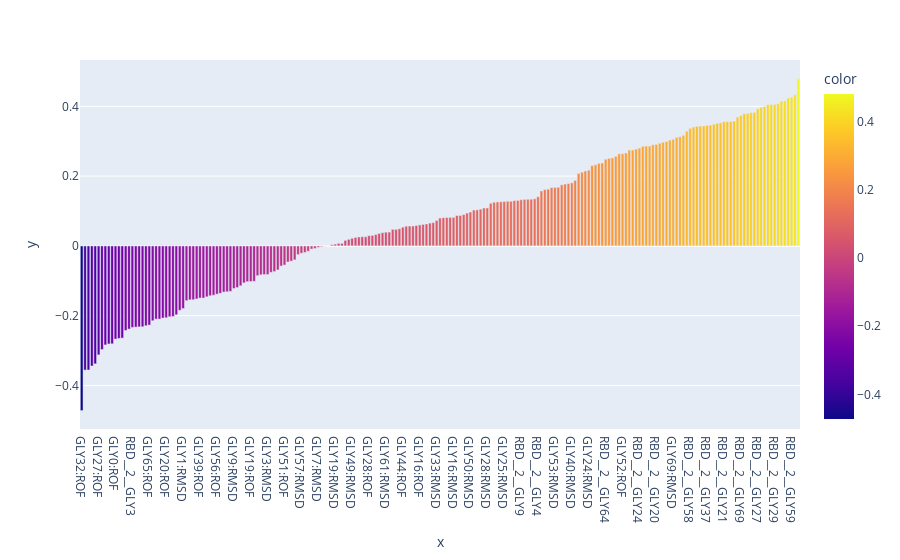

The notebook cell this image was saved under:
### Code cell
sgd_clf.fit(train_X_prepared,train_labels)
y_test_pred = sgd_clf.predict(test_X_prepared)
print(f' Test precison : {precision_score(test_labels, y_test_pred)}, Test recall {recall_score(test_labels, y_test_pred)}')
px.bar(x=train_X.columns.to_list(),y=sgd_clf.coef_[0],color=sgd_clf.coef_[0]).update_xaxes(categoryorder='total ascending')

### Figure 1 — Plotly figure (JSON) as saved in the notebook; plotly's stock layout.template omitted (floating-point values rounded to 4 significant figures; data arrays with more than 128 entries replaced by an {"elided": "..."} marker saying what was removed)
{"data": [{"alignmentgroup": "True", "hovertemplate": "x=%{x}<br>y=%{y}<br>color=%{marker.color}<extra></extra>", "legendgroup": "", "marker": {"color": {"elided": "213 float values"}, "coloraxis": "coloraxis", "pattern": {"shape": ""}}, "name": "", "offsetgroup": "", "orientation": "v", "showlegend": false, "textposition": "auto", "type": "bar", "x": {"elided": "213 str values"}, "xaxis": "x", "y": {"elided": "213 float values"}, "yaxis": "y"}], "layout": {"barmode": "relative", "coloraxis": {"colorbar": {"title": {"text": "color"}}, "colorscale": [[0, "#0d0887"], [0.1111, "#46039f"], [0.2222, "#7201a8"], [0.3333, "#9c179e"], [0.4444, "#bd3786"], [0.5556, "#d8576b"], [0.6667, "#ed7953"], [0.7778, "#fb9f3a"], [0.8889, "#fdca26"], [1, "#f0f921"]]}, "legend": {"tracegroupgap": 0}, "margin": {"t": 60}, "xaxis": {"anchor": "y", "categoryorder": "total ascending", "domain": [0, 1], "title": {"text": "x"}}, "yaxis": {"anchor": "x", "domain": [0, 1], "title": {"text": "y"}}}}
